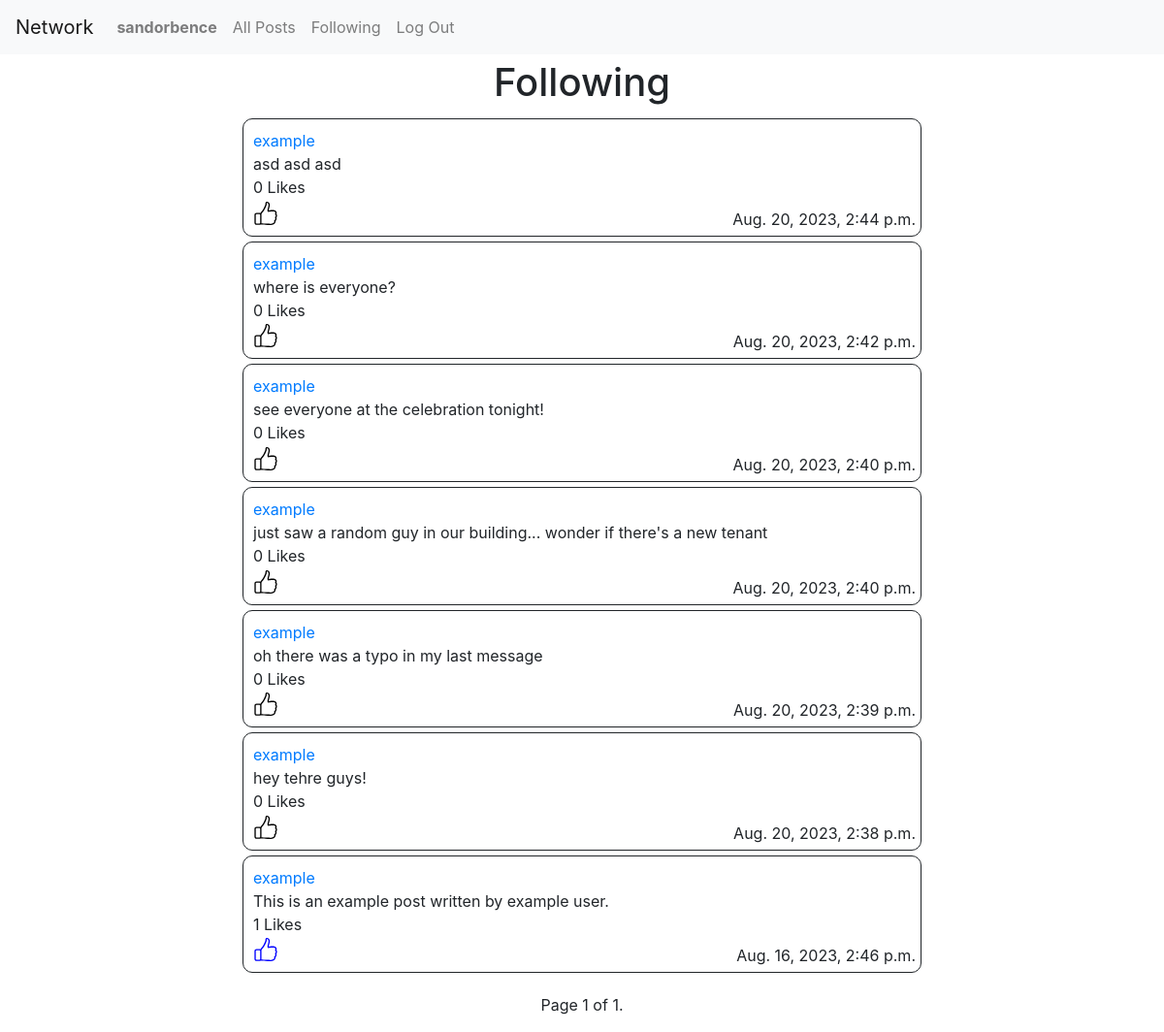
Page /following (signed in) on the earlier database version.
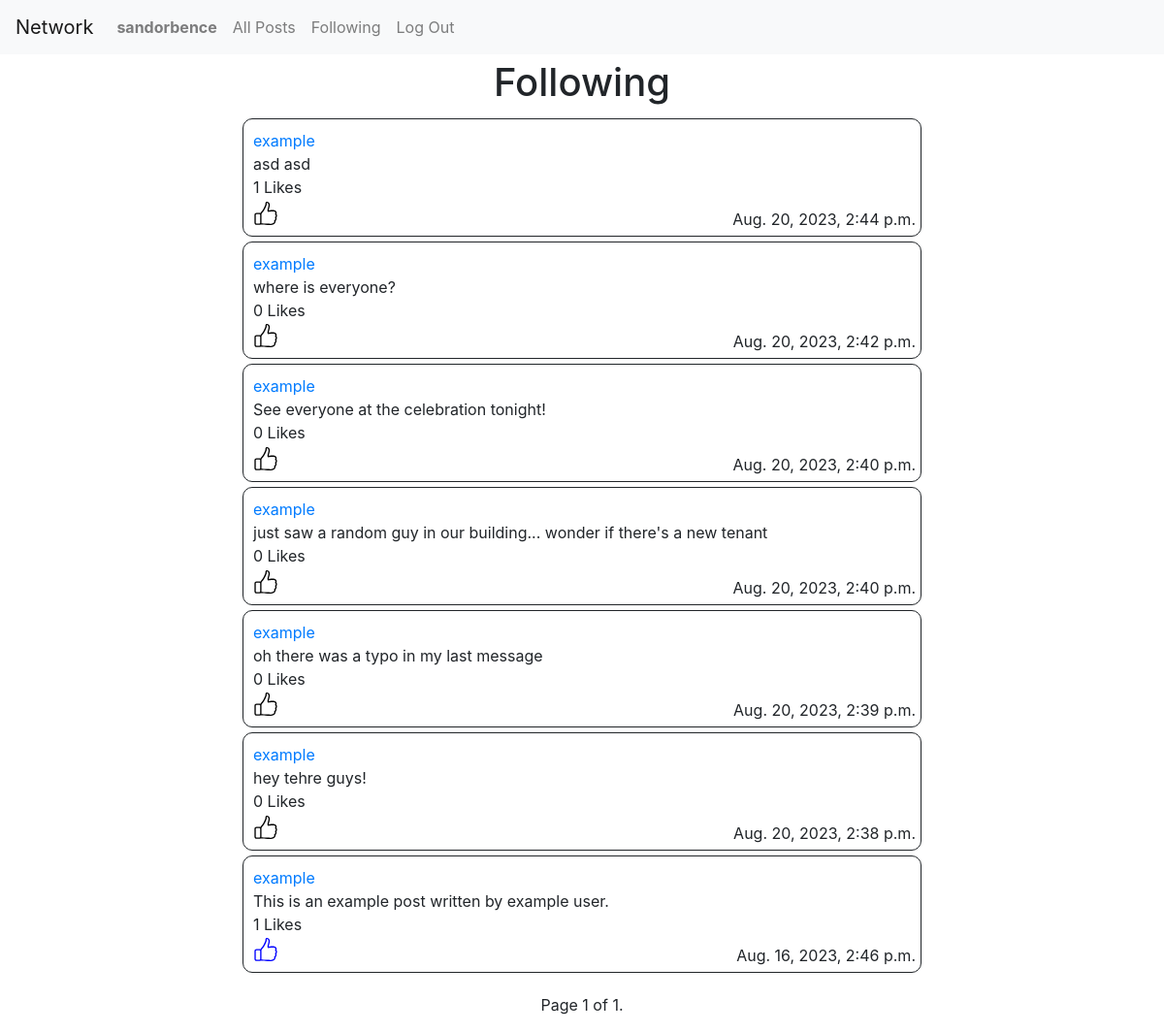
Same page on the later database version.
### network/models.py (models this page shows, shortened)
class Post(models.Model):
    user = models.ForeignKey(
        User, on_delete=models.CASCADE, related_name="posts")
    text = models.CharField(max_length=500)
    date = models.DateTimeField(auto_now_add=True)
    likes = models.ManyToManyField(User, related_name="liked_posts")

class User(AbstractUser):
    followers = models.ManyToManyField(
        "self", symmetrical=False, related_name="following")

### network/views.py (the view)
# urls.py: path("following", views.following, name="following"),
@login_required
def following(request):
    posts = Post.objects.filter(
        user__in=[user for user in request.user.following.all()]).order_by("-date")
    paginator = Paginator(posts, 10)
    page_number = request.GET.get("page")
    page_obj = paginator.get_page(page_number)
    return render(request, "network/following.html", {
        "page_obj": page_obj,
        "liked_posts": request.user.liked_posts.all() if request.user.is_authenticated else None
    })

### network/templates/network/following.html (shortened to what this page needs)
{% extends "network/layout.html" %}
{% load static %}
{% block pagetitle %}
<h1>Following</h1>
{% endblock %}
{% block body %}
{% include 'network/posts.html' %}
{% endblock %}

### network/templates/network/posts.html (shortened to what this page needs)
{% load static %}
<div id="posts-container">
    <ul>
        {% for post in page_obj %}
        <li>
            <div class="post-container" id="{{ post.id }}">
                <div class>
                    <a href="{% url 'user_profile' post.user.username %}">{{ post.user }}</a>
                </div>
                <div class="post-text">{{ post.text }}</div>
                <div class="post-date">{{ post.date }}</div>
                <div>
                    <span class="likes">{{ post.likes.count }}</span> Likes
                </div>
                <button class="btn btn-like">
                </button>
            </div>
        </li>
        {% endfor %}
    </ul>
</div>
<div class="pagination-container">
    <ul class="pagination">
        <span class="current">
            Page {{ page_obj.number }} of {{ page_obj.paginator.num_pages }}.
        </span>
    </ul>
</div>

Differences in the rows shown:
changed Post: text "asd asd asd" → "asd asd"; likes.count "0" → "1"
changed Post: text "see everyone at the celebration tonight!" → "See everyone at the celebration tonight!"
